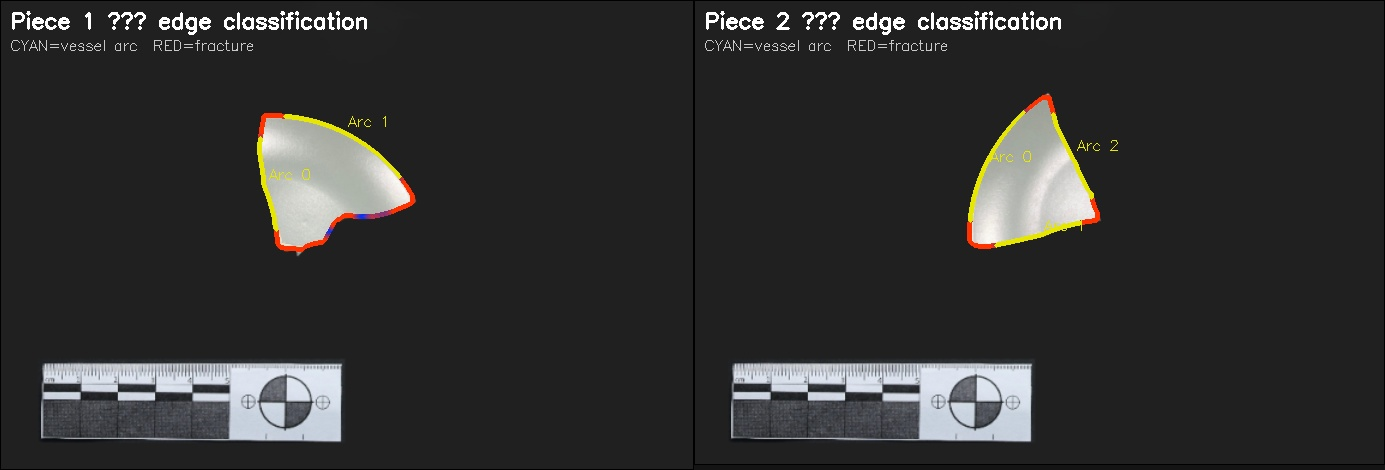
#> input picture find_001_edges.jpg, 1385 x 470 px; its folder holds 2 pictures in this run; the run also reads 1 picture not shown here
$ python fracture_matching.py find_001_edges.jpg output_edges.jpg output_edges.jpg
#> lines starting #> are read from the running program, lines starting #| are printed output that depends on the picture; after the words box and inside, x2 and y2 are one past the last pixel; in counts of white or black regions, pixels touching at a corner belong together
#> in find_connection, img1 is the input picture: shape (470, 1385, 3); mean B, G, R 47.5, 48.2, 48.2
"""
Archaeological Fragment Reassembly via Arc-Based Fracture Matching
==================================================================
Designed for ceramic/glass sherds photographed on dark backgrounds.

Core approach:
1. Segment artifact from background using Otsu threshold
2. Classify each contour point as smooth-arc vs fracture via perpendicular deviation
3. Extract smooth arc segments and fit circles to them (vessel wall geometry)
4. Match arcs that share the same circle radius → same vessel
5. Score by angular adjacency (small gap = adjacent pieces)
6. Visualise edge classification + assembled reconstruction
"""

import cv2
import numpy as np
from scipy.optimize import minimize
from dataclasses import dataclass, field
from typing import Optional


# ──────────────────────────────────────────────
# SEGMENTATION
# ──────────────────────────────────────────────

def get_artifact_contour(img: np.ndarray) -> Optional[np.ndarray]:
    """
    Extract the main artifact contour from an image with dark background.
    Masks out the bottom 38% (meter stick area) before detection.
    """
    gray = cv2.cvtColor(img, cv2.COLOR_BGR2GRAY)
    blur = cv2.GaussianBlur(gray, (7, 7), 0)
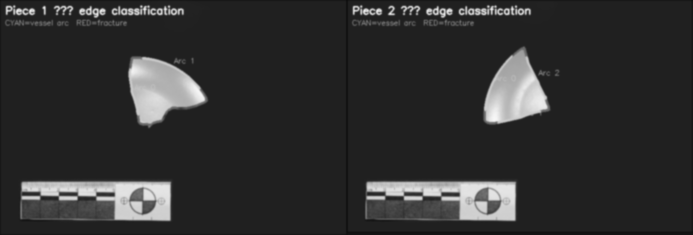
#> blur: shape (470, 1385) (shown at 1/2 size); min 12, max 247, mean 48.2
    _, thresh = cv2.threshold(blur, 0, 255, cv2.THRESH_BINARY + cv2.THRESH_OTSU)
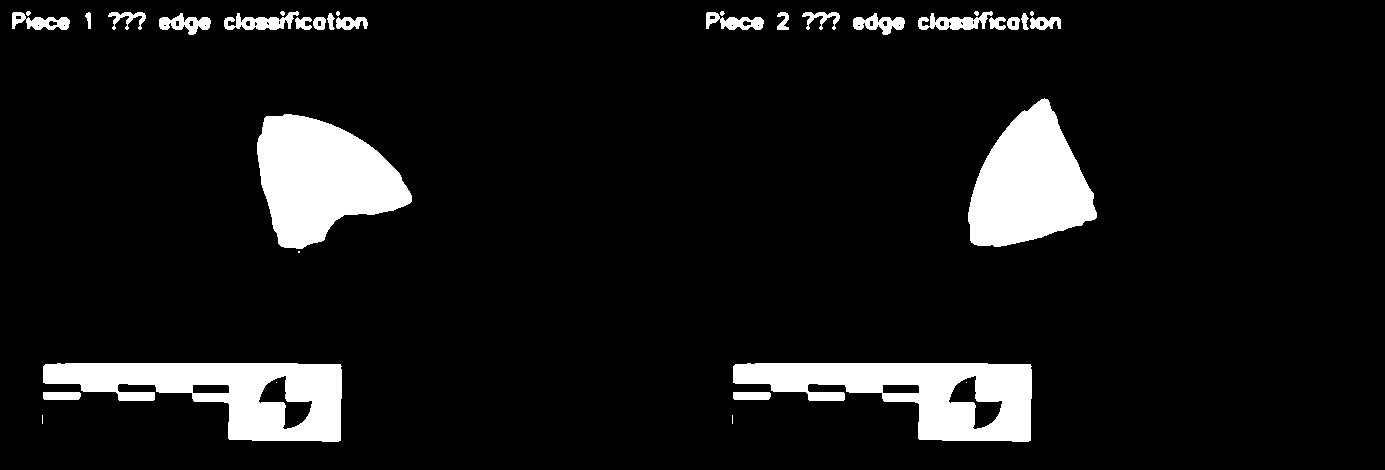
#> thresh: shape (470, 1385); 8.9% white; 35 white regions (11 under 20 px), largest, box (x1, y1, x2, y2) and area: (257, 114, 412, 249) 13465, (43, 363, 342, 442) 12925, (733, 363, 1032, 442) 12923

    # Remove meter stick (bottom portion)
    h, w = thresh.shape
    thresh[int(h * 0.62):, :] = 0
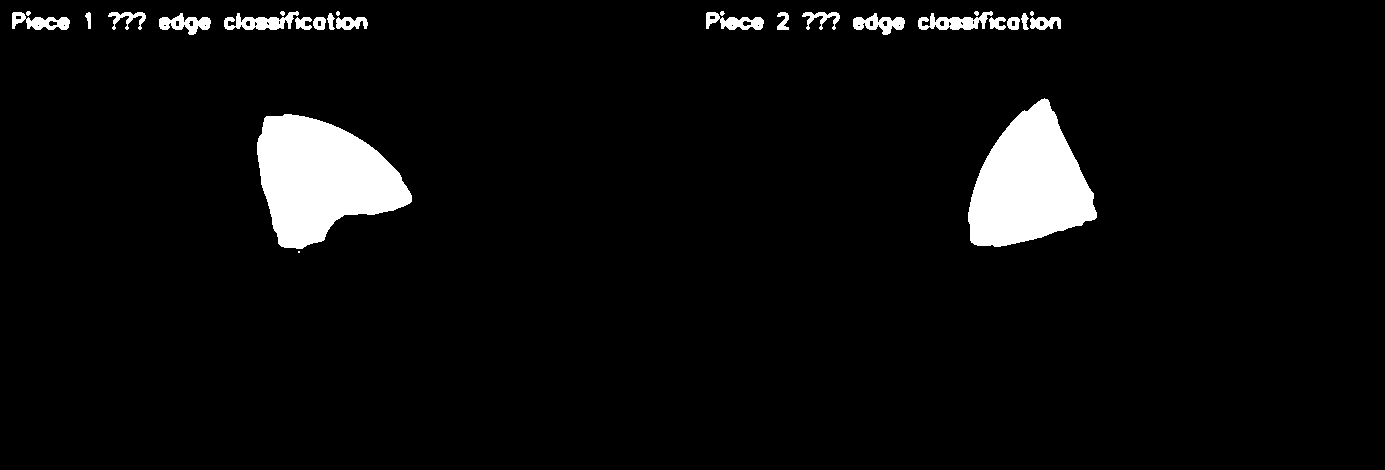
#> thresh: shape (470, 1385); 4.9% white; 27 white regions (7 under 20 px), largest, box (x1, y1, x2, y2) and area: (257, 114, 412, 249) 13465, (968, 98, 1097, 247) 12270, (224, 11, 299, 30) 741

    kernel = np.ones((7, 7), np.uint8)
    thresh = cv2.morphologyEx(thresh, cv2.MORPH_CLOSE, kernel)
#> thresh: shape (470, 1385); 5.1% white; 12 white regions, largest, box (x1, y1, x2, y2) and area: (257, 114, 412, 253) 13473, (968, 98, 1097, 247) 12281, (224, 11, 368, 30) 1943
    thresh = cv2.morphologyEx(thresh, cv2.MORPH_OPEN, kernel)
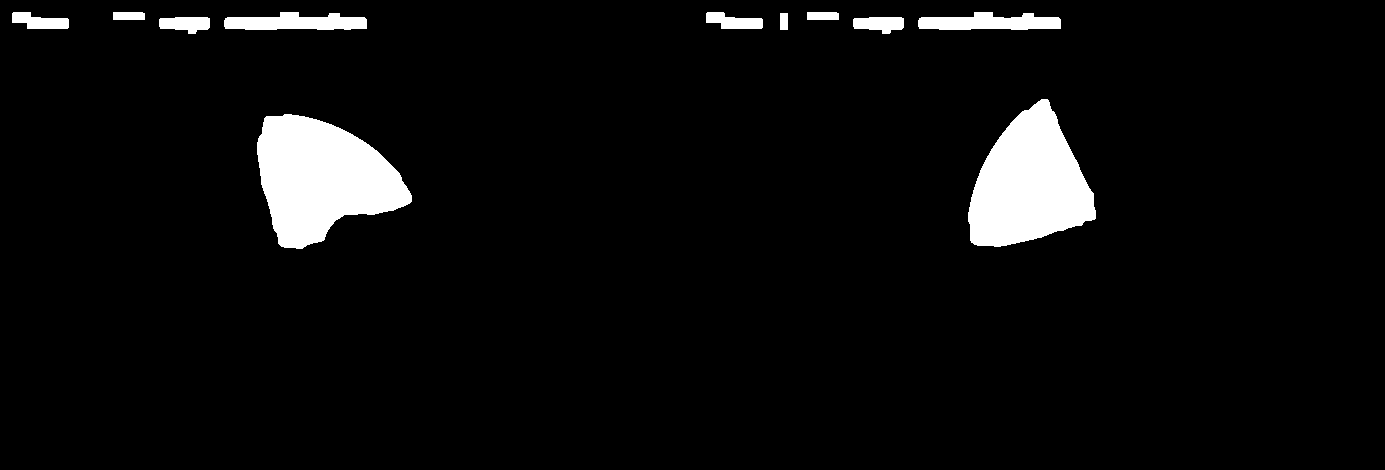
#> thresh: shape (470, 1385); 5% white; 11 white regions

    cnts, _ = cv2.findContours(thresh, cv2.RETR_EXTERNAL, cv2.CHAIN_APPROX_NONE)
#> cnts = 11 contours; largest, box (x1, y1, x2, y2) and area: (257, 114, 412, 249) 13250, (968, 99, 1096, 247) 12072, (224, 12, 367, 30) 1745, (918, 12, 1061, 30) 1731, (853, 17, 904, 34) 596
    if not cnts:
        return None
    return max(cnts, key=cv2.contourArea)


# ──────────────────────────────────────────────
# EDGE CLASSIFICATION
# ──────────────────────────────────────────────

def compute_deviation(pts: np.ndarray, window: int = 25) -> np.ndarray:
    """
    For each contour point, measure perpendicular deviation from the chord
    connecting its neighbours ±window steps away, normalised by chord length.

    Low value  → smooth curve or straight edge (vessel wall / rim)
    High value → jagged/irregular (fracture break)
    """
    n = len(pts)
    devs = []
    for i in range(n):
        prev = pts[(i - window) % n]
        curr = pts[i]
        nxt  = pts[(i + window) % n]
        chord     = nxt - prev
        chord_len = np.linalg.norm(chord) + 1e-6
        chord_dir = chord / chord_len
        v    = curr - prev
        perp = abs(v[0] * chord_dir[1] - v[1] * chord_dir[0])
        devs.append(perp / chord_len)
    return np.array(devs)


def extract_smooth_segments(pts: np.ndarray, devs: np.ndarray,
                             smooth_thresh: float = 0.08,
                             min_len: int = 30) -> list[dict]:
    """
    Find contiguous runs of low-deviation points (smooth arcs).
    Returns list of dicts with 'points' and 'length'.
    """
    n = len(pts)
    is_smooth = devs < smooth_thresh
    segments = []
    i = 0
    while i < n:
        if is_smooth[i]:
            j = i
            while j < n and is_smooth[j]:
                j += 1
            if j - i >= min_len:
                segments.append({
                    'points': pts[i:j],
                    'length': j - i
                })
            i = j
        else:
            i += 1
    return segments


# ──────────────────────────────────────────────
# CIRCLE FITTING
# ──────────────────────────────────────────────

def resample(pts: np.ndarray, n: int = 150) -> np.ndarray:
    """Resample a polyline to n equally-spaced points."""
    dists = np.zeros(len(pts))
    for i in range(1, len(pts)):
        dists[i] = dists[i - 1] + np.linalg.norm(pts[i] - pts[i - 1])
    total = dists[-1]
    if total < 1e-6:
        return pts
    t = np.linspace(0, total, n)
    return np.column_stack([
        np.interp(t, dists, pts[:, 0]),
        np.interp(t, dists, pts[:, 1])
    ])


def fit_circle(pts: np.ndarray) -> Optional[tuple]:
    """
    Algebraic circle fit. Returns (cx, cy, radius, mean_residual) or None.
    Low residual means the points genuinely lie on a circular arc.
    """
    if len(pts) < 5:
        return None
    x, y = pts[:, 0], pts[:, 1]
    A = np.column_stack([x, y, np.ones(len(x))])
    b = x ** 2 + y ** 2
    try:
        result, _, _, _ = np.linalg.lstsq(A, b, rcond=None)
        cx = result[0] / 2
        cy = result[1] / 2
        r  = np.sqrt(result[2] + cx ** 2 + cy ** 2)
        residual = np.abs(np.sqrt((x - cx) ** 2 + (y - cy) ** 2) - r).mean()
        return cx, cy, r, residual
    except Exception:
        return None


# ──────────────────────────────────────────────
# ARC MATCHING
# ──────────────────────────────────────────────

def match_arc_segments(seg1: dict, seg2: dict) -> tuple[float, Optional[dict]]:
    """
    Test whether two arc segments belong to the same vessel circle.

    Scoring:
    - radius_score : radii must be similar (same vessel)
    - gap_score    : after aligning to same circle, arcs should be angularly adjacent
    - overlap_score: arcs should not overlap

    Returns (score 0-100, transform_info or None)
    """
    r1 = resample(seg1['points'], 150)
    r2 = resample(seg2['points'], 150)

    c1 = fit_circle(r1)
    c2 = fit_circle(r2)

    if c1 is None or c2 is None:
        return 0.0, None

    cx1, cy1, rad1, res1 = c1
    cx2, cy2, rad2, res2 = c2

    # Both arcs must actually be arc-shaped (low residual)
    if res1 > 5.0 or res2 > 5.0:
        return 0.0, None

    # Radii must be similar → same vessel
    ratio = min(rad1, rad2) / (max(rad1, rad2) + 1e-6)
    if ratio < 0.70:
        return 0.0, None
    radius_score = ratio

    # Translate seg2's circle center onto seg1's
    dx = cx1 - cx2
    dy = cy1 - cy2
    r2_shifted = r2 + np.array([dx, dy])

    # Angular positions on the shared circle
    def arc_angles(pts, cx, cy):
        return np.arctan2(pts[:, 1] - cy, pts[:, 0] - cx)

    a1 = arc_angles(r1, cx1, cy1)
    a2 = arc_angles(r2_shifted, cx1, cy1)

    a1_lo, a1_hi = a1.min(), a1.max()
    a2_lo, a2_hi = a2.min(), a2.max()

    # Angular gap between the two arcs (minimum of the two possible gaps)
    gap_fwd = (a2_lo - a1_hi) % (2 * np.pi)
    gap_bck = (a1_lo - a2_hi) % (2 * np.pi)
    angular_gap_rad = min(gap_fwd, gap_bck)
    angular_gap_deg = np.degrees(angular_gap_rad)

    # Adjacent pieces → small gap. Score falls off with gap size.
    gap_score = float(np.exp(-angular_gap_deg / 30.0))

    # Overlap penalty
    overlap = max(0.0, min(a1_hi, a2_hi) - max(a1_lo, a2_lo))
    overlap_score = 1.0 - min(overlap / (np.pi / 4), 1.0)

    total = (radius_score * 0.40 + gap_score * 0.40 + overlap_score * 0.20) * 100.0

    r_shared = (rad1 + rad2) / 2.0

    transform = {
        'dx': float(dx),
        'dy': float(dy),
        'rotation_deg': 0.0,
        'shared_circle': (float(cx1), float(cy1), float(r_shared)),
        'angular_gap_deg': float(angular_gap_deg),
        'arc1_angles_deg': (float(np.degrees(a1_lo)), float(np.degrees(a1_hi))),
        'arc2_angles_deg': (float(np.degrees(a2_lo)), float(np.degrees(a2_hi))),
        'radius_ratio': float(ratio),
    }

    return round(total, 2), transform


# ──────────────────────────────────────────────
# MAIN MATCHING PIPELINE
# ──────────────────────────────────────────────

def find_connection(img1_path: str, img2_path: str) -> dict:
    """
    Full pipeline: load images, segment, classify edges, match arcs.

    Returns a result dict with:
        connects          bool
        score             float 0-100
        message           str
        alignment         dict  (dx, dy, rotation_deg)
        metrics           dict
        internal          dict  (contours, segments, etc. for visualisation)
    """
    img1 = cv2.imread(img1_path)
    img2 = cv2.imread(img2_path)

    if img1 is None or img2 is None:
        return {'error': 'Could not read one or both images', 'connects': False, 'score': 0}

    c1 = get_artifact_contour(img1)
#> c1 = contour of 429 points, box (x1, y1, x2, y2) (257, 114, 412, 249), area 13250
    c2 = get_artifact_contour(img2)
#> c2 has the same summary as c1

    if c1 is None or c2 is None:
        return {'error': 'Could not detect artifact contour', 'connects': False, 'score': 0}

    pts1 = c1.squeeze().astype(np.float32)
#> pts1 = 429 pairs, first value 257 to 411, second value 114 to 248
    pts2 = c2.squeeze().astype(np.float32)
#> pts2 has the same summary as pts1

    dev1 = compute_deviation(pts1)
#> in compute_deviation, `n = len(pts)`: n = 429
#> the loop in compute_deviation, `for i in range(n):` made 429 passes
#> (prev, curr, nxt, chord, chord_len, chord_dir, v, perp) on passes 1 to 3: ([309, 118], [284, 114], [263, 123], [-46, 5], 46.27, [-0.994, 0.108], [-25, -4], 6.68), ([308, 117], [283, 115], [263, 124], [-45, 7], 45.54, [-0.988, 0.154], [-25, -2], 5.82), ([307, 117], [282, 116], [263, 125], [-44, 8], 44.72, [-0.984, 0.179], [-25, -1], 5.46)
#> after the loop in compute_deviation, `for i in range(n):`: devs = 429 values, max 0.517 at index 286, min 0 at index 98, mean 0.122
#> dev1 has the same summary as devs in compute_deviation
    dev2 = compute_deviation(pts2)
#> the loop in compute_deviation (call 2), `for i in range(n):` made 429 passes

    segs1 = extract_smooth_segments(pts1, dev1)
    segs2 = extract_smooth_segments(pts2, dev2)

    # Try every combination of smooth segments
    best_score = 0.0
    best_transform = None
    best_pair = (0, 0)

    for i, s1 in enumerate(segs1):
        for j, s2 in enumerate(segs2):
            score, transform = match_arc_segments(s1, s2)
            if score > best_score:
                best_score = score
                best_transform = transform
                best_pair = (i, j)
#> this loop made 3 passes

    connects = best_score >= 60.0

    result = {
        'connects': connects,
        'score': best_score,
        'message': '',
        'alignment': None,
        'metrics': {},
        'internal': {
            'img1': img1, 'img2': img2,
            'pts1': pts1, 'pts2': pts2,
            'dev1': dev1, 'dev2': dev2,
            'segs1': segs1, 'segs2': segs2,
            'best_pair': best_pair,
            'contour1': c1, 'contour2': c2,
        }
    }

    if best_transform is None:
        result['message'] = 'No matching arc segments found'
        return result

    si, sj = best_pair
    cx, cy, r = best_transform['shared_circle']
    gap = best_transform['angular_gap_deg']

    result['message'] = (
        f"{'MATCH' if connects else 'Possible match'}: "
        f"Piece 1 arc {si} connects with Piece 2 arc {sj} "
        f"(shared vessel radius {r:.0f}px, angular gap {gap:.1f}°)"
    )
    result['alignment'] = {
        'dx': best_transform['dx'],
        'dy': best_transform['dy'],
        'rotation_deg': best_transform['rotation_deg'],
    }
    result['metrics'] = {
        'shared_radius_px': r,
        'angular_gap_deg': gap,
        'radius_ratio': best_transform['radius_ratio'],
        'arc1_angles_deg': best_transform['arc1_angles_deg'],
        'arc2_angles_deg': best_transform['arc2_angles_deg'],
    }
    result['internal']['transform'] = best_transform

    return result


# ──────────────────────────────────────────────
# VISUALISATION
# ──────────────────────────────────────────────

def visualise_edges(img: np.ndarray, pts: np.ndarray, devs: np.ndarray,
                    segs: list[dict], title: str = '') -> np.ndarray:
    """
    Draw contour colour-coded by deviation:
      Blue  → smooth arc (vessel wall)
      Red   → fracture break
    Cyan overlay on the detected smooth arc segments.
    """
#> called with pts = array of shape (429, 2), devs = array of shape (429,), title = 'Piece 1 – edge classification'
    out = img.copy()
    for pt, d in zip(pts, devs):
        t     = min(d / 0.12, 1.0)
        color = (int(255 * (1 - t)), 50, int(255 * t))   # blue→red
        cv2.circle(out, (int(pt[0]), int(pt[1])), 2, color, -1)
#> this loop made 429 passes
#> (pt, d) on passes 1 to 3: ([284, 114], 0.144), ([283, 115], 0.128), ([282, 116], 0.122)
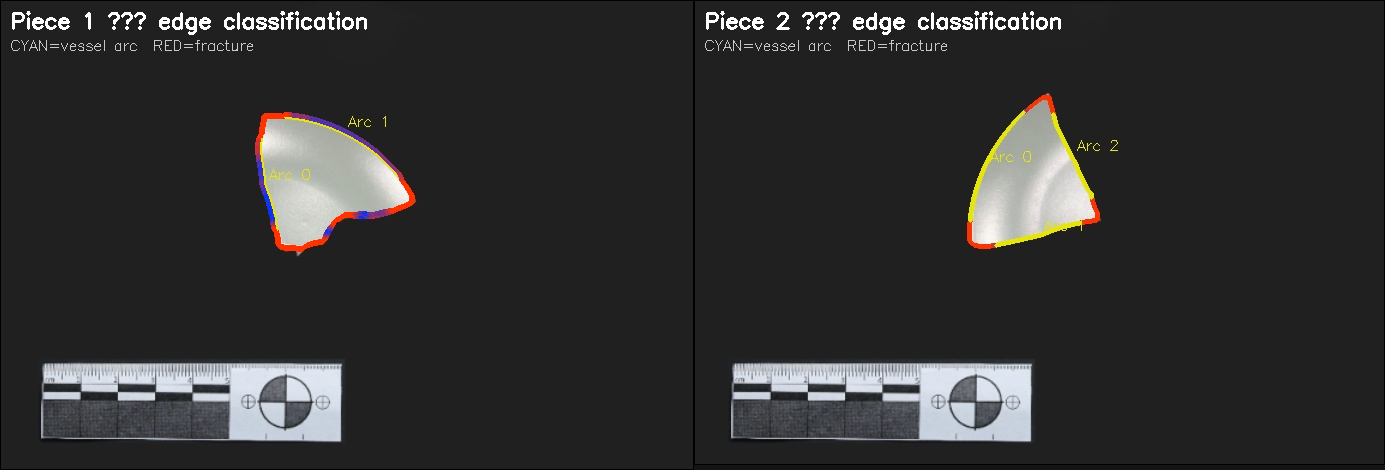
#> out: shape (470, 1385, 3); 0.33% of pixels changed, all inside (x1, y1, x2, y2) = (255, 112, 414, 251)

    for si, seg in enumerate(segs):
        sp = seg['points'].astype(np.int32)
        for k in range(len(sp) - 1):
            cv2.line(out, tuple(sp[k]), tuple(sp[k + 1]), (0, 230, 230), 3)
        mid = sp[len(sp) // 2]
        cv2.putText(out, f'Arc {si}', (mid[0] + 5, mid[1] - 5),
                    cv2.FONT_HERSHEY_SIMPLEX, 0.5, (0, 230, 230), 1)
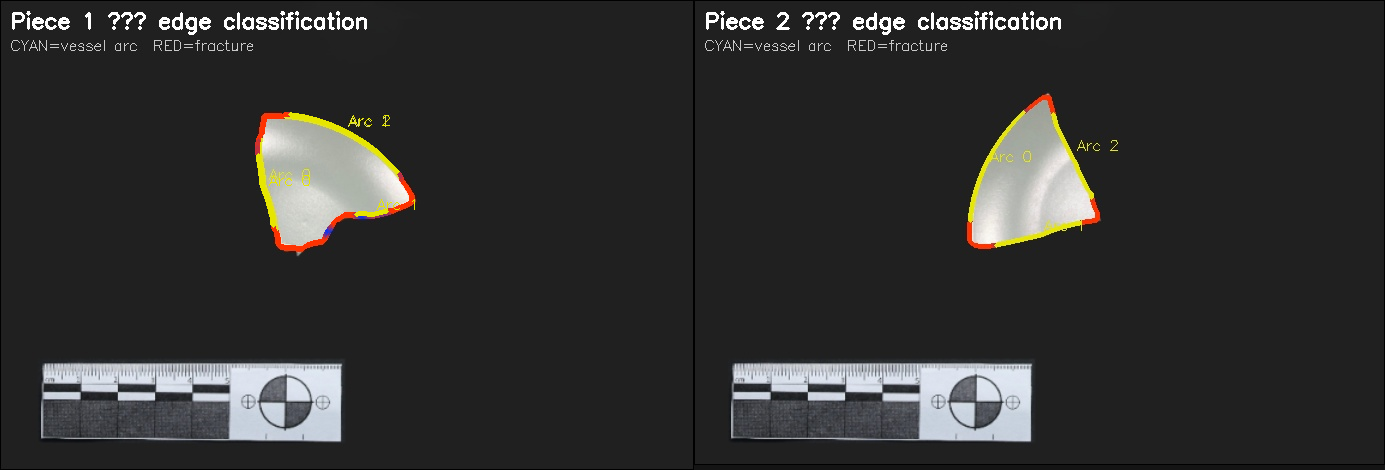
#> out: shape (470, 1385, 3); 0.2% of pixels changed, all inside (x1, y1, x2, y2) = (256, 112, 415, 228)

    if title:
        cv2.putText(out, title, (10, 28),
                    cv2.FONT_HERSHEY_SIMPLEX, 0.72, (255, 255, 255), 2)
#> out: shape (470, 1385, 3); 0.14% of pixels changed, all inside (x1, y1, x2, y2) = (12, 11, 367, 35)
    cv2.putText(out, 'CYAN=vessel arc  RED=fracture', (10, 50),
                cv2.FONT_HERSHEY_SIMPLEX, 0.48, (200, 200, 200), 1)
#> out: shape (470, 1385, 3); mean B, G, R 47.4, 48.3, 48.4
#> (the rest of the program and of its run is left out)
